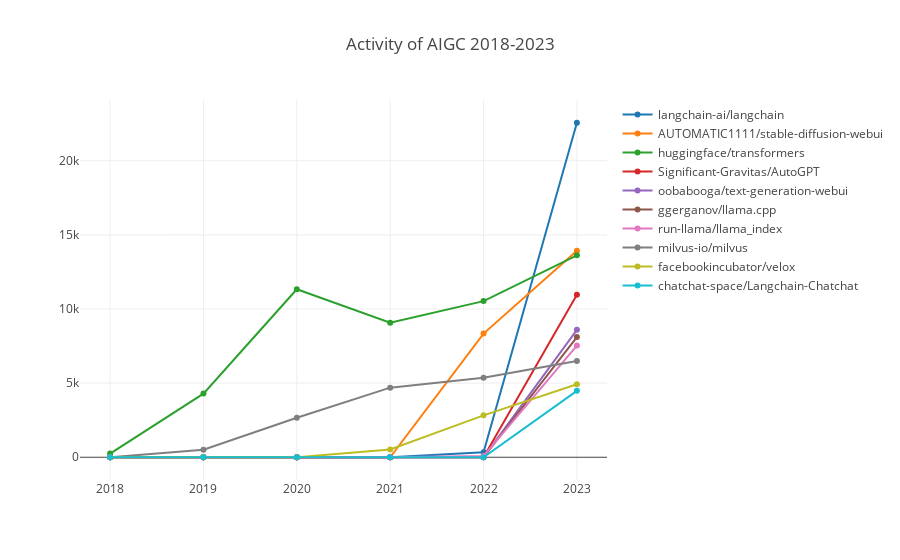

Notebook source saved alongside this figure:
### Markdown cell above
## 生成式AI领域 活跃度 Top 10 项目近6年增长趋势

### Code cell
openDigger.index.activity.getRepoActivity({
    startYear, endYear: year, startMonth: 1, endMonth: 12,
    groupTimeRange: 'year', order: 'DESC', labelIntersect: [':technology/ai/generative_ai'], limit: 10
}).then(data => {
    openDigger.render.plotly(data.map(row => {
        return {
            x: years,
            y: row.activity,
            name: row.name
        };
    }), {title: `Activity of AIGC 2018-2023`, xaxis: { type: 'category' }});
});

### Figure 1 — Plotly figure (JSON) as saved in the notebook; plotly's stock layout.template omitted (floating-point values rounded to 4 significant figures)
{"data": [{"name": "langchain-ai/langchain", "x": [2018, 2019, 2020, 2021, 2022, 2023], "y": [0, 0, 0, 0, 335.3, 22560.0]}, {"name": "AUTOMATIC1111/stable-diffusion-webui", "x": [2018, 2019, 2020, 2021, 2022, 2023], "y": [0, 0, 0, 0, 8342.0, 13930.0]}, {"name": "huggingface/transformers", "x": [2018, 2019, 2020, 2021, 2022, 2023], "y": [245.0, 4292.0, 11330.0, 9071.0, 10530.0, 13620.0]}, {"name": "Significant-Gravitas/AutoGPT", "x": [2018, 2019, 2020, 2021, 2022, 2023], "y": [0, 0, 0, 0, 0, 10960.0]}, {"name": "oobabooga/text-generation-webui", "x": [2018, 2019, 2020, 2021, 2022, 2023], "y": [0, 0, 0, 0, 1.49, 8597.0]}, {"name": "ggerganov/llama.cpp", "x": [2018, 2019, 2020, 2021, 2022, 2023], "y": [0, 0, 0, 0, 0, 8109.0]}, {"name": "run-llama/llama_index", "x": [2018, 2019, 2020, 2021, 2022, 2023], "y": [0, 0, 0, 0, 77.16, 7532.0]}, {"name": "milvus-io/milvus", "x": [2018, 2019, 2020, 2021, 2022, 2023], "y": [0, 507.3, 2665.0, 4694, 5362.0, 6488.0]}, {"name": "facebookincubator/velox", "x": [2018, 2019, 2020, 2021, 2022, 2023], "y": [0, 0, 0, 524.8, 2826.0, 4923.0]}, {"name": "chatchat-space/Langchain-Chatchat", "x": [2018, 2019, 2020, 2021, 2022, 2023], "y": [0, 0, 0, 0, 0, 4478.0]}], "layout": {"autosize": true, "title": {"text": "Activity of AIGC 2018-2023"}, "xaxis": {"autorange": true, "range": [-0.3022, 5.302], "type": "category"}, "yaxis": {"autorange": true, "range": [-1862.0, 24430.0], "type": "linear"}}}
